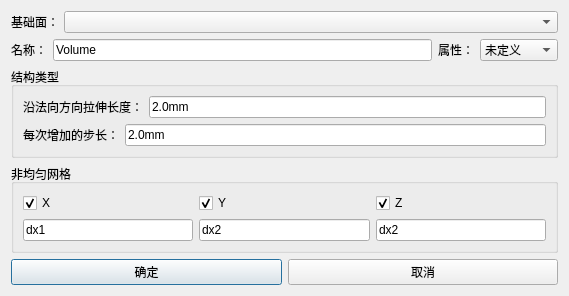
<?xml version="1.0" encoding="UTF-8"?>
<ui version="4.0">
 <class>Dialog_DraftModeling_Extrude</class>
 <widget class="QDialog" name="Dialog_DraftModeling_Extrude">
  <property name="windowModality">
   <enum>Qt::ApplicationModal</enum>
  </property>
  <property name="geometry">
   <rect>
    <x>0</x>
    <y>0</y>
    <width>569</width>
    <height>269</height>
   </rect>
  </property>
  <property name="sizePolicy">
   <sizepolicy hsizetype="Fixed" vsizetype="Fixed">
    <horstretch>0</horstretch>
    <verstretch>0</verstretch>
   </sizepolicy>
  </property>
  <property name="minimumSize">
   <size>
    <width>0</width>
    <height>0</height>
   </size>
  </property>
  <property name="maximumSize">
   <size>
    <width>16777215</width>
    <height>16777215</height>
   </size>
  </property>
  <property name="windowTitle">
   <string>草图建模-拉伸</string>
  </property>
  <layout class="QGridLayout" name="gridLayout_3">
   <item row="0" column="0">
    <layout class="QHBoxLayout" name="horizontalLayout_type">
     <property name="spacing">
      <number>5</number>
     </property>
     <property name="sizeConstraint">
      <enum>QLayout::SetNoConstraint</enum>
     </property>
     <item>
      <widget class="QLabel" name="label">
       <property name="sizePolicy">
        <sizepolicy hsizetype="Preferred" vsizetype="Minimum">
         <horstretch>0</horstretch>
         <verstretch>0</verstretch>
        </sizepolicy>
       </property>
       <property name="text">
        <string>基础面：</string>
       </property>
      </widget>
     </item>
     <item>
      <widget class="StyledComboBox" name="comboBox_Areas">
       <property name="sizePolicy">
        <sizepolicy hsizetype="MinimumExpanding" vsizetype="Fixed">
         <horstretch>0</horstretch>
         <verstretch>0</verstretch>
        </sizepolicy>
       </property>
      </widget>
     </item>
    </layout>
   </item>
   <item row="1" column="0">
    <layout class="QHBoxLayout" name="horizontalLayout_name">
     <item>
      <widget class="QLabel" name="Label_Name_2">
       <property name="sizePolicy">
        <sizepolicy hsizetype="Fixed" vsizetype="Preferred">
         <horstretch>0</horstretch>
         <verstretch>0</verstretch>
        </sizepolicy>
       </property>
       <property name="text">
        <string>名称：</string>
       </property>
      </widget>
     </item>
     <item>
      <widget class="QLineEdit" name="LineEdit_Name">
       <property name="sizePolicy">
        <sizepolicy hsizetype="Preferred" vsizetype="Fixed">
         <horstretch>0</horstretch>
         <verstretch>0</verstretch>
        </sizepolicy>
       </property>
       <property name="text">
        <string>Volume</string>
       </property>
      </widget>
     </item>
     <item>
      <widget class="QLabel" name="Label_Shadow_2">
       <property name="sizePolicy">
        <sizepolicy hsizetype="Fixed" vsizetype="Preferred">
         <horstretch>0</horstretch>
         <verstretch>0</verstretch>
        </sizepolicy>
       </property>
       <property name="text">
        <string>属性：</string>
       </property>
      </widget>
     </item>
     <item>
      <widget class="StyledComboBox" name="ComboBox_Shadow_Attribute">
       <property name="enabled">
        <bool>true</bool>
       </property>
       <property name="sizePolicy">
        <sizepolicy hsizetype="Maximum" vsizetype="Fixed">
         <horstretch>0</horstretch>
         <verstretch>0</verstretch>
        </sizepolicy>
       </property>
       <property name="maximumSize">
        <size>
         <width>16777215</width>
         <height>16777215</height>
        </size>
       </property>
       <property name="sizeIncrement">
        <size>
         <width>1</width>
         <height>0</height>
        </size>
       </property>
       <property name="editable">
        <bool>false</bool>
       </property>
       <item>
        <property name="text">
         <string>未定义</string>
        </property>
       </item>
       <item>
        <property name="text">
         <string>理想导体</string>
        </property>
       </item>
       <item>
        <property name="text">
         <string>自定义</string>
        </property>
       </item>
       <item>
        <property name="text">
         <string>真空</string>
        </property>
       </item>
      </widget>
     </item>
    </layout>
   </item>
   <item row="2" column="0">
    <widget class="QGroupBox" name="groupBox_main">
     <property name="title">
      <string>结构类型</string>
     </property>
     <layout class="QGridLayout" name="gridLayout_5">
      <item row="1" column="0">
       <layout class="QHBoxLayout" name="horizontalLayout">
        <item>
         <widget class="QLabel" name="label_2">
          <property name="text">
           <string>沿法向方向拉伸长度：</string>
          </property>
         </widget>
        </item>
        <item>
         <widget class="QLineEdit" name="lineEdit_length">
          <property name="text">
           <string>2.0mm</string>
          </property>
         </widget>
        </item>
       </layout>
      </item>
      <item row="2" column="0">
       <layout class="QHBoxLayout" name="horizontalLayout_2">
        <item>
         <widget class="QLabel" name="label_3">
          <property name="text">
           <string>每次增加的步长：</string>
          </property>
         </widget>
        </item>
        <item>
         <widget class="QLineEdit" name="lineEdit_addStride">
          <property name="text">
           <string>2.0mm</string>
          </property>
         </widget>
        </item>
       </layout>
      </item>
     </layout>
    </widget>
   </item>
   <item row="3" column="0">
    <widget class="QGroupBox" name="groupBox_NonUniform">
     <property name="title">
      <string>非均匀网格</string>
     </property>
     <layout class="QGridLayout" name="gridLayout_2">
      <item row="0" column="0">
       <layout class="QGridLayout" name="gridLayout">
        <item row="0" column="1">
         <widget class="QCheckBox" name="checkBox_UniformY">
          <property name="text">
           <string>Y</string>
          </property>
          <property name="checked">
           <bool>true</bool>
          </property>
         </widget>
        </item>
        <item row="0" column="2">
         <widget class="QCheckBox" name="checkBox_UniformZ">
          <property name="text">
           <string>Z</string>
          </property>
          <property name="checked">
           <bool>true</bool>
          </property>
         </widget>
        </item>
        <item row="0" column="0">
         <widget class="QCheckBox" name="checkBox_UniformX">
          <property name="text">
           <string>X</string>
          </property>
          <property name="checked">
           <bool>true</bool>
          </property>
         </widget>
        </item>
        <item row="1" column="0">
         <widget class="QLineEdit" name="lineEdit_UniformX">
          <property name="text">
           <string>dx1</string>
          </property>
         </widget>
        </item>
        <item row="1" column="1">
         <widget class="QLineEdit" name="lineEdit_UniformY">
          <property name="text">
           <string>dx2</string>
          </property>
         </widget>
        </item>
        <item row="1" column="2">
         <widget class="QLineEdit" name="lineEdit_UniformZ">
          <property name="text">
           <string>dx2</string>
          </property>
         </widget>
        </item>
       </layout>
      </item>
     </layout>
    </widget>
   </item>
   <item row="4" column="0">
    <layout class="QHBoxLayout" name="horizontalLayout_okAndCancel">
     <property name="sizeConstraint">
      <enum>QLayout::SetFixedSize</enum>
     </property>
     <item>
      <widget class="QPushButton" name="pushButton_ok">
       <property name="text">
        <string>确定</string>
       </property>
      </widget>
     </item>
     <item>
      <widget class="QPushButton" name="pushButton_cancel">
       <property name="text">
        <string>取消</string>
       </property>
      </widget>
     </item>
    </layout>
   </item>
  </layout>
 </widget>
 <customwidgets>
  <customwidget>
   <class>StyledComboBox</class>
   <extends>QComboBox</extends>
   <header>StyledComboBox.h</header>
  </customwidget>
 </customwidgets>
 <tabstops>
  <tabstop>comboBox_Areas</tabstop>
  <tabstop>LineEdit_Name</tabstop>
  <tabstop>ComboBox_Shadow_Attribute</tabstop>
  <tabstop>lineEdit_length</tabstop>
  <tabstop>checkBox_UniformX</tabstop>
  <tabstop>lineEdit_UniformX</tabstop>
  <tabstop>checkBox_UniformY</tabstop>
  <tabstop>lineEdit_UniformY</tabstop>
  <tabstop>checkBox_UniformZ</tabstop>
  <tabstop>lineEdit_UniformZ</tabstop>
  <tabstop>pushButton_ok</tabstop>
  <tabstop>pushButton_cancel</tabstop>
 </tabstops>
 <resources/>
 <connections/>
</ui>
